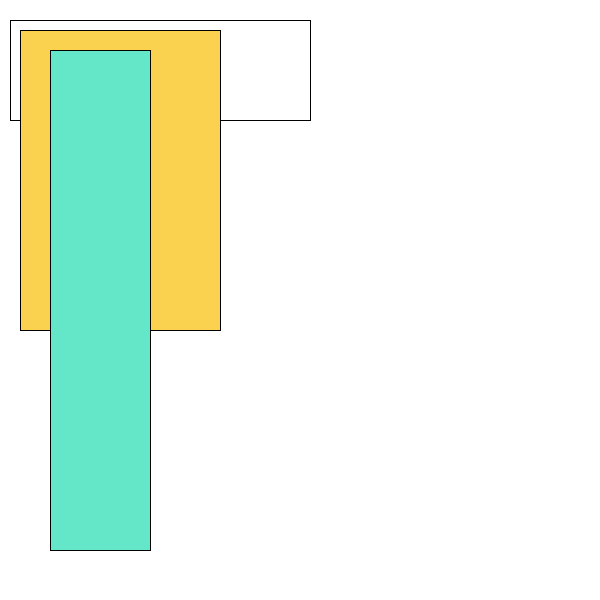
Frame 1 (no input)
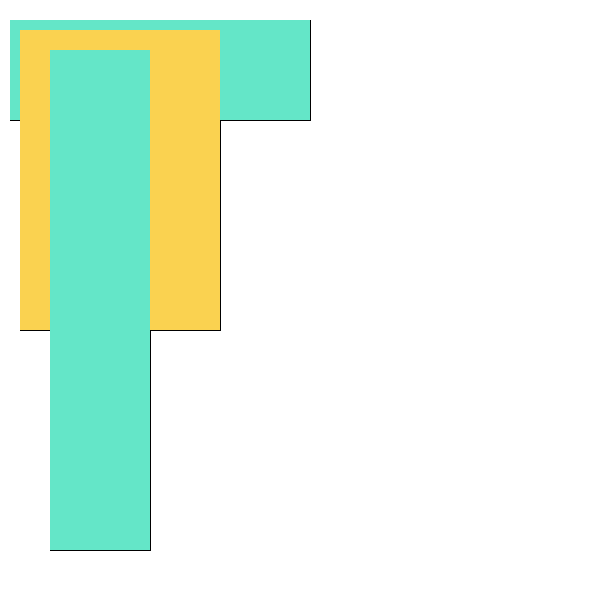
Frame 60 (the mouse pressed at the canvas centre just before this capture)
Frame 120 (the mouse held since frame 60 and released just before this capture): identical to frame 60, image omitted

The Processing sketch that drew these frames (run headless with seeded random() and noise(); from frame 60 on, the mouse is pressed at the canvas centre):

// Processing sketch: basic_drawing
// ── basic_drawing.pde
void setup(){
 size(600, 600); // first, we need to give a size to our sketch 
 
 //then we need to draw the background
 //using the RGB notation for white (max Red, max Green, max Blue)
 background(255, 255, 255); 
}

void draw(){
  //we draw a rectangle
  //the first two numbers are the X and Y coordinates (the position on the screen)
  //the other two numbers are the width and height (the dimensions)
  rect(10, 20, 300, 100);
  
  fill(250, 210, 80); //if we want another color, we need to tell Processing to start using that color
  rect(20, 30, 200, 300);
  
  //but the color doesn't reset! so we always need to specify it
  fill(100, 230, 200);
  rect(50, 50, 100, 500);
  
  //finally, we tell Processing that we don't want to use a stroke
  noStroke();
}
